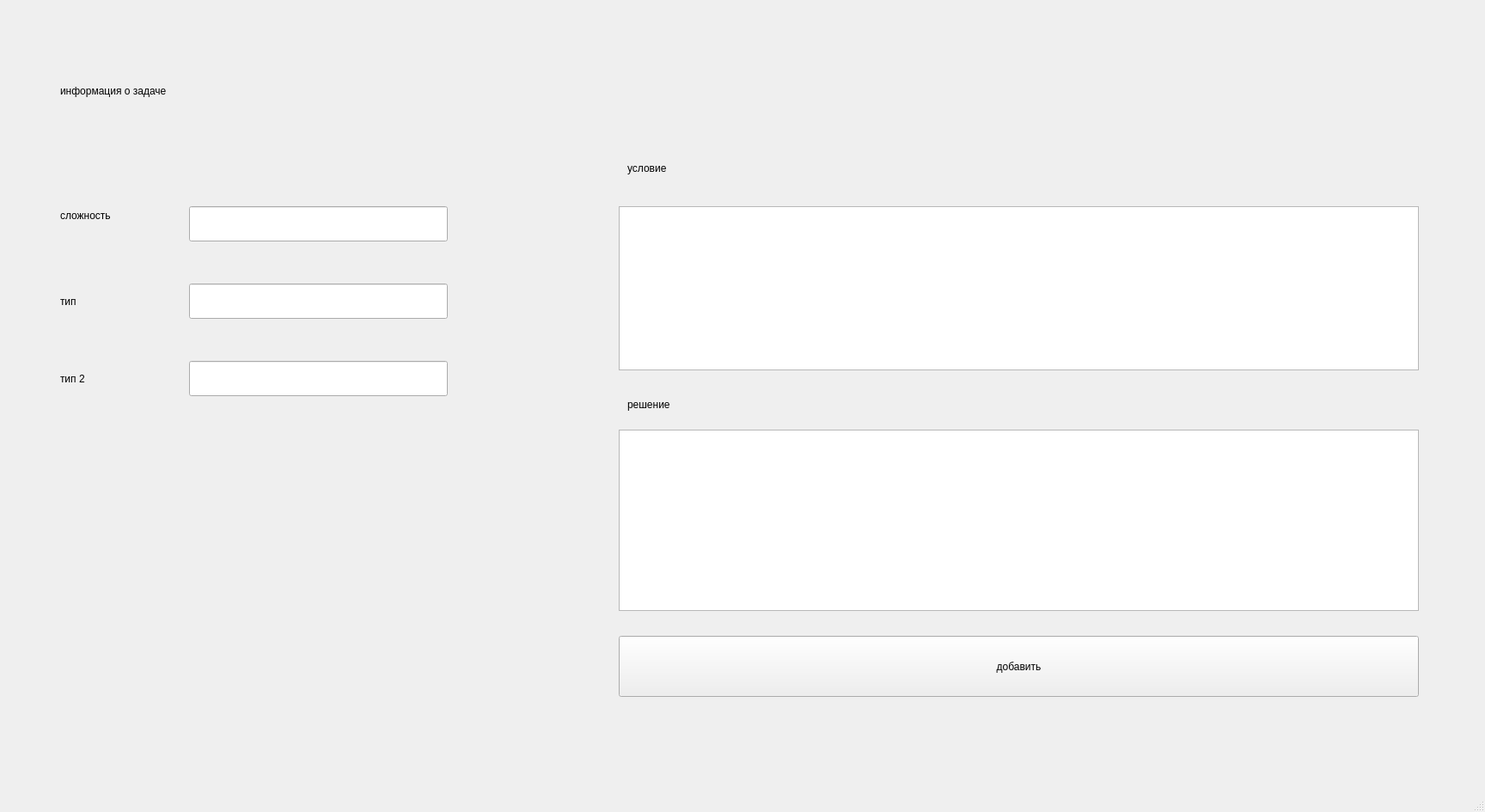
<?xml version="1.0" encoding="UTF-8"?>
<ui version="4.0">
 <class>MainWindow</class>
 <widget class="QMainWindow" name="MainWindow">
  <property name="geometry">
   <rect>
    <x>0</x>
    <y>0</y>
    <width>1728</width>
    <height>945</height>
   </rect>
  </property>
  <property name="windowTitle">
   <string>MainWindow</string>
  </property>
  <widget class="QWidget" name="centralwidget">
   <widget class="QPushButton" name="pushButton">
    <property name="geometry">
     <rect>
      <x>720</x>
      <y>740</y>
      <width>931</width>
      <height>71</height>
     </rect>
    </property>
    <property name="text">
     <string>добавить</string>
    </property>
   </widget>
   <widget class="QLabel" name="label_5">
    <property name="geometry">
     <rect>
      <x>70</x>
      <y>430</y>
      <width>91</width>
      <height>21</height>
     </rect>
    </property>
    <property name="text">
     <string>тип 2 </string>
    </property>
   </widget>
   <widget class="QTextEdit" name="textEdit">
    <property name="geometry">
     <rect>
      <x>720</x>
      <y>240</y>
      <width>931</width>
      <height>191</height>
     </rect>
    </property>
   </widget>
   <widget class="QLineEdit" name="lineEdit_4">
    <property name="geometry">
     <rect>
      <x>220</x>
      <y>420</y>
      <width>301</width>
      <height>41</height>
     </rect>
    </property>
   </widget>
   <widget class="QLabel" name="label_9">
    <property name="geometry">
     <rect>
      <x>730</x>
      <y>830</y>
      <width>711</width>
      <height>41</height>
     </rect>
    </property>
    <property name="text">
     <string/>
    </property>
   </widget>
   <widget class="QLabel" name="label_4">
    <property name="geometry">
     <rect>
      <x>70</x>
      <y>330</y>
      <width>131</width>
      <height>41</height>
     </rect>
    </property>
    <property name="text">
     <string>тип</string>
    </property>
   </widget>
   <widget class="QLabel" name="label">
    <property name="geometry">
     <rect>
      <x>70</x>
      <y>70</y>
      <width>711</width>
      <height>71</height>
     </rect>
    </property>
    <property name="text">
     <string>информация о задаче</string>
    </property>
   </widget>
   <widget class="QTextEdit" name="textEdit_2">
    <property name="geometry">
     <rect>
      <x>720</x>
      <y>500</y>
      <width>931</width>
      <height>211</height>
     </rect>
    </property>
   </widget>
   <widget class="QLineEdit" name="lineEdit_2">
    <property name="geometry">
     <rect>
      <x>220</x>
      <y>240</y>
      <width>301</width>
      <height>41</height>
     </rect>
    </property>
   </widget>
   <widget class="QLabel" name="label_7">
    <property name="geometry">
     <rect>
      <x>730</x>
      <y>450</y>
      <width>191</width>
      <height>41</height>
     </rect>
    </property>
    <property name="text">
     <string>решение</string>
    </property>
   </widget>
   <widget class="QLabel" name="label_6">
    <property name="geometry">
     <rect>
      <x>730</x>
      <y>170</y>
      <width>201</width>
      <height>51</height>
     </rect>
    </property>
    <property name="text">
     <string>условие</string>
    </property>
   </widget>
   <widget class="QLineEdit" name="lineEdit_3">
    <property name="geometry">
     <rect>
      <x>220</x>
      <y>330</y>
      <width>301</width>
      <height>41</height>
     </rect>
    </property>
   </widget>
   <widget class="QLabel" name="label_3">
    <property name="geometry">
     <rect>
      <x>70</x>
      <y>230</y>
      <width>141</width>
      <height>41</height>
     </rect>
    </property>
    <property name="text">
     <string>сложность</string>
    </property>
   </widget>
  </widget>
  <widget class="QMenuBar" name="menubar">
   <property name="geometry">
    <rect>
     <x>0</x>
     <y>0</y>
     <width>1728</width>
     <height>26</height>
    </rect>
   </property>
  </widget>
  <widget class="QStatusBar" name="statusbar"/>
 </widget>
 <resources/>
 <connections/>
</ui>
